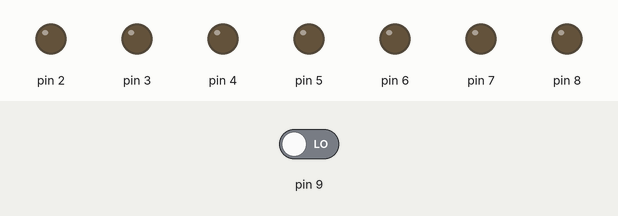
The sketch below on a simulated Arduino Uno, built with avr-gcc and run on an emulated ATmega328P. On the bench: output pins drawn as LEDs (lit = HIGH). The inputs (shaded band) are chosen by the test bench; at power-on: pin 9 LOW. Random numbers use the default seed unless the sketch sets one.

Above: at 1.2 s.
1.3 s: pin 9 driven HIGH
At 2.2 s:
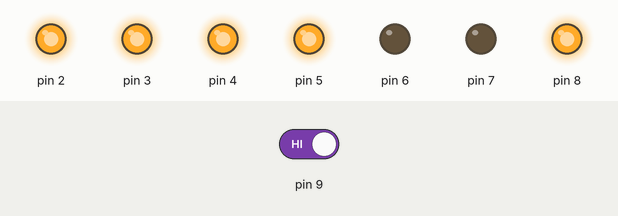
At 3.8 s:
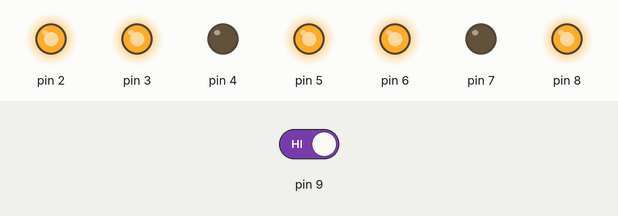
4.3 s: pin 9 driven LOW
5.8 s: pin 9 driven HIGH
At 18.1 s:
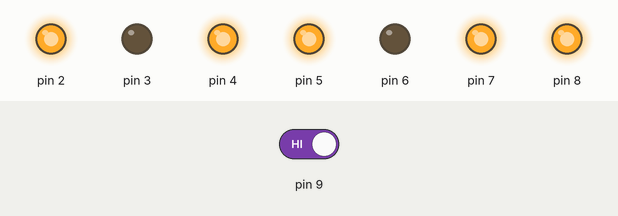
Timing chart, 0 to 19.8 s (numbered marks = the images above; inputs shaded):
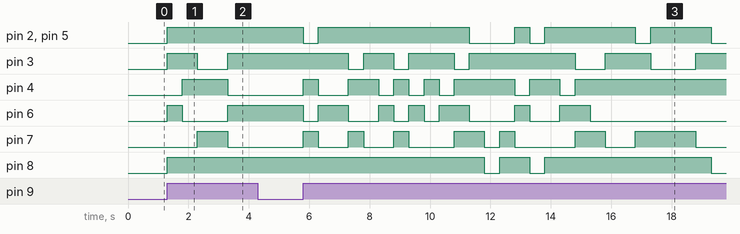

Measured:
- after the input at 1.3 s, pin 2, pin 5, pin 8: LOW → HIGH at once; pin 3: LOW → HIGH at once, → LOW 1.0 s later, → HIGH 1.0 s later; pin 4: LOW → HIGH after 0.50 s, → LOW 1.5 s later; pin 6: LOW → HIGH at once, → LOW 0.50 s later, → HIGH 1.5 s later; pin 7: LOW → HIGH after 1.0 s, → LOW 1.0 s later
- after the input at 4.3 s, every drawn part: stays the same
- after the input at 5.8 s, pin 2: HIGH → LOW at once, → HIGH 0.50 s later, → LOW 5.0 s later, → HIGH 1.5 s later, … (9 changes in this stretch); pin 3: HIGH → LOW after 1.5 s, → HIGH 0.50 s later, → LOW 1.0 s later, → HIGH 0.50 s later, … (10 changes in this stretch)

The sketch:

dice_using_7_segment.ino
```cpp
int button=0;

void setup() {

pinMode(2,OUTPUT);
pinMode(3,OUTPUT);
pinMode(4,OUTPUT);
pinMode(5,OUTPUT);
pinMode(6,OUTPUT);
pinMode(7,OUTPUT);
pinMode(8,OUTPUT);
pinMode(9,INPUT);

}
void loop() {
  int ran = random(1,7);
  button = digitalRead(9);
  if (button == HIGH){
    if(ran==1){
      one();

    }
    else if(ran==2){
      two();

    }
    else if(ran==3){
      three();

    }
    else if(ran==4){
      four();

    }
    else if(ran==5){
      five();

    }
    else if(ran==6){
      six();

    }
  }


}
void one(){
  digitalWrite(2,LOW);
  digitalWrite(3,HIGH);
  digitalWrite(4,HIGH);
  digitalWrite(5,LOW);
  digitalWrite(6,LOW);
  digitalWrite(7,LOW);
  digitalWrite(8,LOW);
  delay(500);

}

void two() {
  digitalWrite(2,HIGH);
  digitalWrite(3,HIGH);
  digitalWrite(4,LOW);
  digitalWrite(5,HIGH);
  digitalWrite(6,HIGH);
  digitalWrite(7,LOW);
  digitalWrite(8,HIGH);
  delay(500);
}

 void three() {
  digitalWrite(2,HIGH);
  digitalWrite(3,HIGH);
  digitalWrite(4,HIGH);
  digitalWrite(5,HIGH);
  digitalWrite(6,LOW);
  digitalWrite(7,LOW);
  digitalWrite(8,HIGH);
  delay(500);

 }

void four() {
  digitalWrite(2,LOW);
  digitalWrite(3,HIGH);
  digitalWrite(4,HIGH);
  digitalWrite(5,LOW);
  digitalWrite(6,LOW);
  digitalWrite(7,HIGH);
  digitalWrite(8,HIGH);
  delay(500);

}

void five() {
  digitalWrite(2,HIGH);
  digitalWrite(3,LOW);
  digitalWrite(4,HIGH);
  digitalWrite(5,HIGH);
  digitalWrite(6,LOW);
  digitalWrite(7,HIGH);
  digitalWrite(8,HIGH);
  delay(500);

}

void six() {
  digitalWrite(2,HIGH);
  digitalWrite(3,LOW);
  digitalWrite(4,HIGH);
  digitalWrite(5,HIGH);
  digitalWrite(6,HIGH);
  digitalWrite(7,HIGH);
  digitalWrite(8,HIGH);
  delay(500);
}
```
